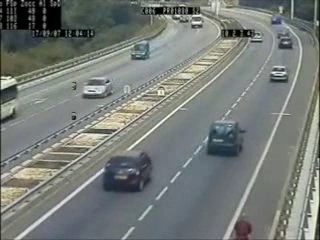
#> input picture frame 75 of Feature Detection and Description/Haar Feature Detection/Car Detection/video.avi, 320 x 240 px
$ python Car_Detection1.py
#> lines starting #> are read from the running program, lines starting #| are printed output that depends on the picture; after the words box and inside, x2 and y2 are one past the last pixel; in counts of white or black regions, pixels touching at a corner belong together
import cv2
print('Project Topic: Vehicle Classification')
print('By Junwen Xiong')

cascade_src = 'Feature Detection and Description\\Haar Feature Detection\\Car Detection\\cars.xml'

video_src = 'Feature Detection and Description\\Haar Feature Detection\\Car Detection\\video.avi'

# 参数可以为设备索引或者是文件名
cap = cv2.VideoCapture(video_src)

car_cascade = cv2.CascadeClassifier(cascade_src)

while True:
    # 一帧一帧地捕获
    ret, img = cap.read()
#> img is the input picture: shape (240, 320, 3); mean B, G, R 120, 123.9, 118.8
    # print('ret', ret)
    if (type(img) == type(None)):
        break
    img = cv2.resize(img, (600,400))
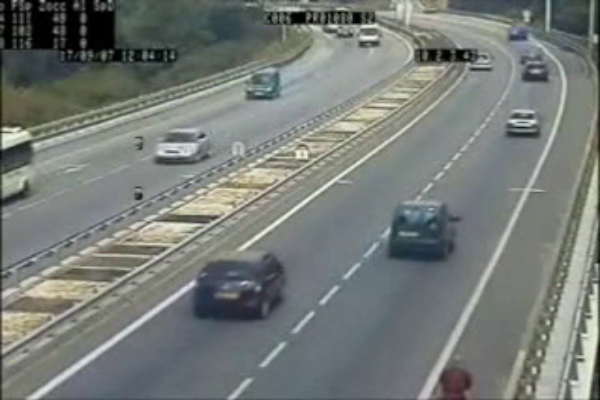
#> img: shape (400, 600, 3); mean B, G, R 119.9, 123.8, 118.7
    gray = cv2.cvtColor(img, cv2.COLOR_BGR2GRAY)

    cars = car_cascade.detectMultiScale(gray, 1.1 , 2)
#> cars = [[330, 17, 31, 31], [467, 53, 27, 27], [491, 7, 48, 48], [231, 60, 58, 58], [506, 41, 57, 57], [344, 12, 47, 47], [493, 98, 59, 59], [144, 126, 55, 55], [179, 243, 107, 107], [360, 175, 120, 120]]

    for (x,y,w,h) in cars:
        cv2.rectangle(img, (x,y), (x+w,y+h), (0,255,255),2)
#> this loop made 10 passes
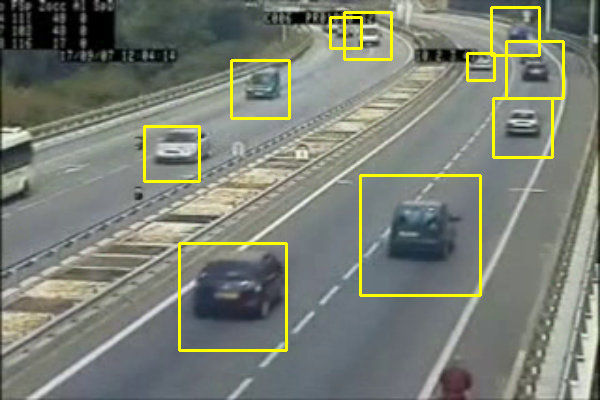
#> img: shape (400, 600, 3); 2.95% of pixels changed, all inside (x1, y1, x2, y2) = (143, 6, 565, 352)
    cv2.imshow('video', img)

    if cv2.waitKey(0) == ord('q'):
#> (key q is pressed here)
        break

cv2.destroyAllWindows()

$ run again, starting later in the video
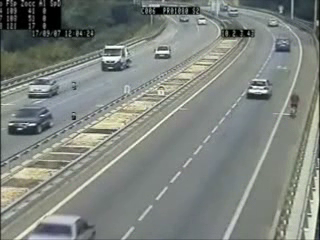
#> input picture frame 337 of Feature Detection and Description/Haar Feature Detection/Car Detection/video.avi, 320 x 240 px
#> img is the input picture: shape (240, 320, 3); mean B, G, R 126.3, 131.7, 126
#> `gray = cv2.cvtColor(img, cv2.COLOR_BGR2GRAY)`:
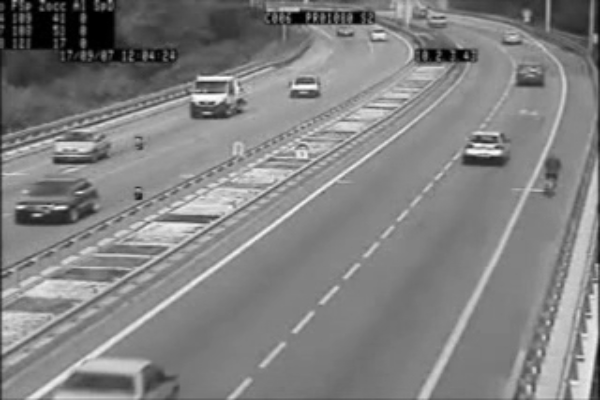
#> gray: shape (400, 600); min 0, max 254, mean 129.3
#> cars = [[368, 27, 22, 22], [331, 20, 26, 26], [495, 20, 37, 37], [505, 53, 47, 47], [280, 64, 50, 50], [171, 66, 75, 75], [446, 115, 74, 74], [3, 171, 76, 76]]
#> the loop `for (x,y,w,h) in cars:` made 8 passes
#> after the loop `for (x,y,w,h) in cars:`:
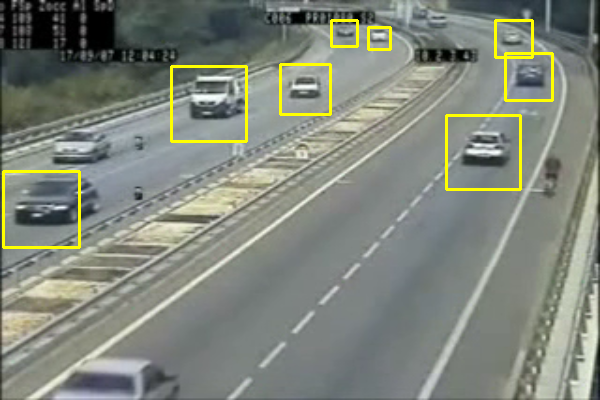
#> img: shape (400, 600, 3); mean B, G, R 123.4, 133.9, 128.4

$ run again, starting later in the video
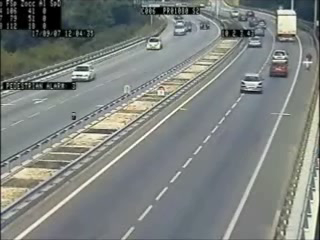
#> input picture frame 600 of Feature Detection and Description/Haar Feature Detection/Car Detection/video.avi, 320 x 240 px
#> img is the input picture: shape (240, 320, 3); mean B, G, R 126.6, 129.8, 124.9
#> `gray = cv2.cvtColor(img, cv2.COLOR_BGR2GRAY)`:
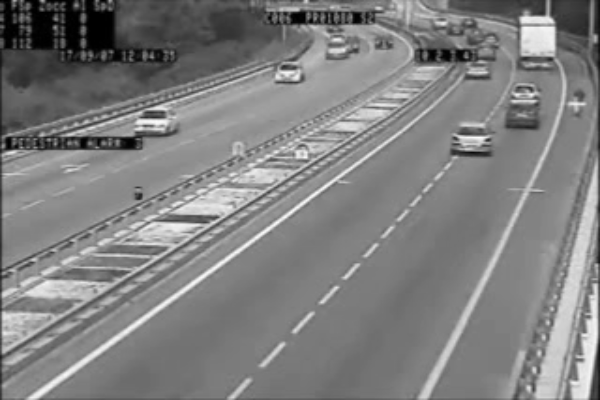
#> gray: shape (400, 600); min 0, max 253, mean 127.8
#> cars = [[21, 272, 21, 21], [317, 32, 40, 40], [459, 52, 40, 40], [272, 64, 29, 29], [360, 16, 47, 47], [495, 92, 54, 54], [263, 52, 49, 49], [139, 106, 46, 46], [447, 120, 54, 54], [59, 79, 103, 103]]
#> the loop `for (x,y,w,h) in cars:` made 10 passes
#> after the loop `for (x,y,w,h) in cars:`:
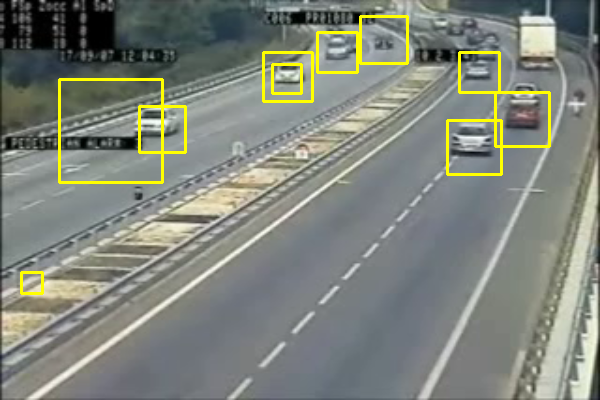
#> img: shape (400, 600, 3); mean B, G, R 123.2, 132.4, 127.8
